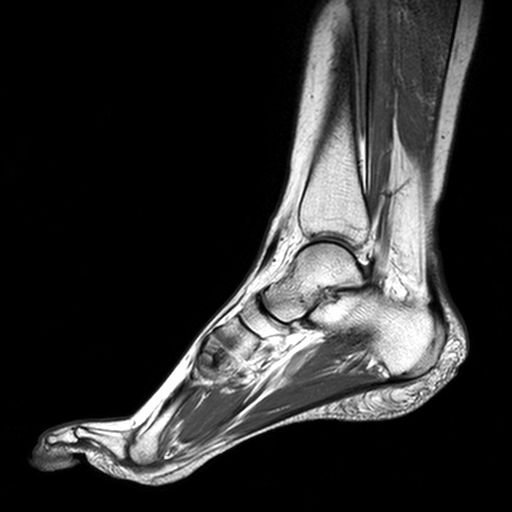
%> input picture GD/foot.png, 512 x 512 px
$ octave Demo_heavyball.m   (GNU Octave 9; MATLAB toolbox functions it lacks are replaced by stand-ins)
%> lines starting %> are read from the running program, lines starting %| are printed output that depends on the picture
### GD/HeavyBall.m
function [x_k2,RelErr,tg] = HeavyBall(g,mu,lamda,nit,tol, n)

x_k0 = g;
x_k1= x_k0;
x_k2 = x_k0;
beta = 0.01;
alpha = 0.01;

[D DT DTD] = DiffOper(sqrt(n));

tg = tic;

RelErr = zeros(nit,1);
for k = 1:nit
    x_old = x_k2;
    y_k2 = x_k1 + beta*(x_k1 - x_k0);
    x_k2 = y_k2 - alpha * (x_k1-g+ 2*lamda*DTD*x_k1);

    x_k0 = x_k1;
    x_k1 = x_k2;

    RelErr(k) = norm(x_k2-x_old,'fro')/norm(x_k2,'fro');

    if RelErr(k) < tol
       break;
    end

end


tg = toc(tg);


end

function [B Bt BtB] = DiffOper(N)
D = spdiags([-ones(N,1) ones(N,1)], [0 1], N,N+1);
D(:,1) = [];
D(1,1) = 0;
B = [ kron(speye(N),D) ; kron(D,speye(N)) ];
Bt = B';
BtB = Bt*B;
end

### GD/Demo_heavyball.m
clc;
%clear all;
%close all;

N = 256; n = N^2;
x = double(imread('foot.png'));
%> x: size 512x512 double; min 0, max 254, mean 46.8
x = imresize(x,[N N]);
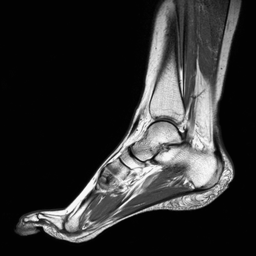
%> x: size 256x256 double; min -2.65, max 262.9, mean 46.8; drawn with min black and max white
sigma = 0.09;  % This is the additive gaussian noise level. Th larger, the noisier the image
y = x(:) + sigma*max(x(:))*randn(n,1);

mu = 0.005;
nit = 1000;
tol = 1e-10;
lamda = 2.2;
[z,Err3,tg1] = HeavyBall(y,mu,lamda,nit,tol, n);
%> after the loop in HeavyBall, `for k = 1:nit`: RelErr = 1000 values, max 0.0549 at index 1, min 5.19e-09 at index 1000, mean 0.000415
%> Err3 has the same summary as RelErr in HeavyBall; tg1 = 5.77

figure;
colormap gray;
subplot(221); imagesc(x); axis image; title(sprintf('Original')) ;

subplot(222); imagesc(reshape(y,N,N)); axis image; title(sprintf('Noisy(PSNR = %3.3f dB,SSIM = %3.3f)',psnr_fun(y,x),ssim_index(reshape(y,N,N),x)));
subplot(223); imagesc(reshape(z,N,N)); axis image;
title(sprintf('Tikhonov(PSNR = %3.3f dB,SSIM = %3.3f)',psnr_fun(z,x),ssim_index(reshape(z,N,N),x)));
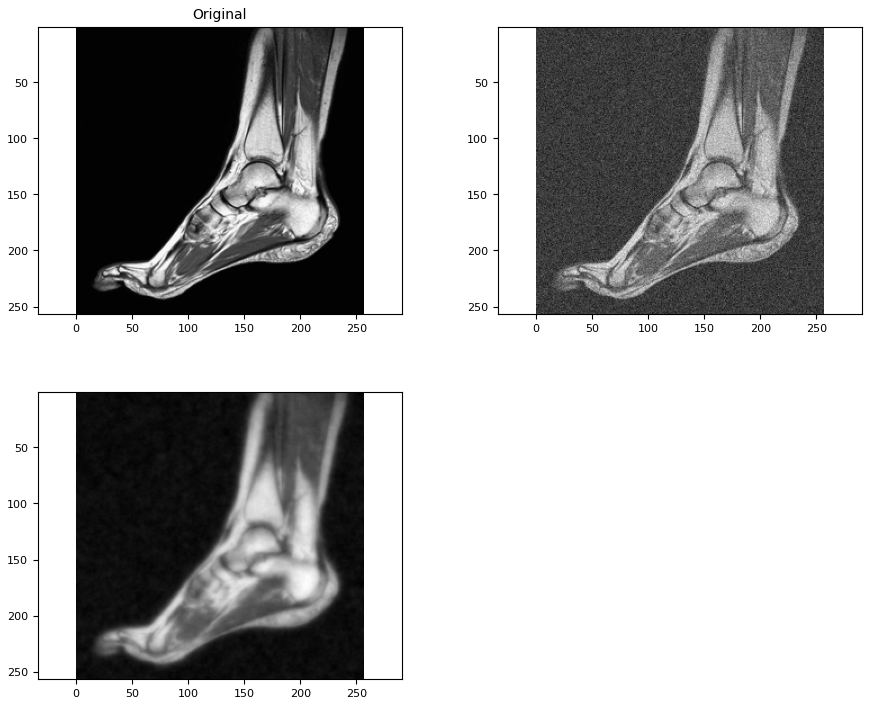
%> figure redrawn from the program's plot data, 3 panels

figure;
semilogy(Err3,'Linewidth',2.5,'Color','green');
xlabel('Iterations (k)','FontSize',20,'Interpreter', 'latex');
ylabel('Relative Error','FontSize',20,'Interpreter', 'latex');
axis tight;
grid on;

l = legend('HB','Gradient Descent');
set(l,'interpreter','latex','FontSize', 25);
set(gca, 'FontSize',20)
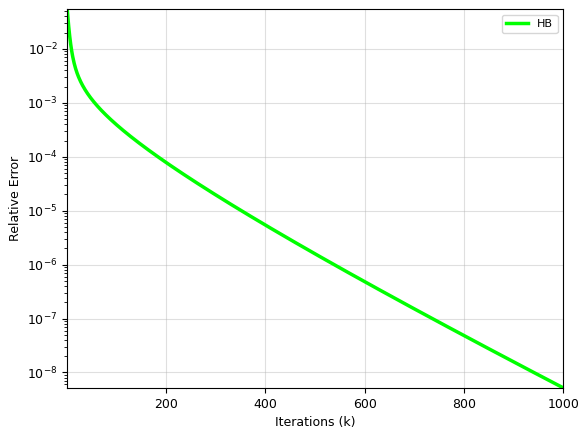
%> figure redrawn from the program's plot data; curve peaks at x = 1, y = 0.0549
